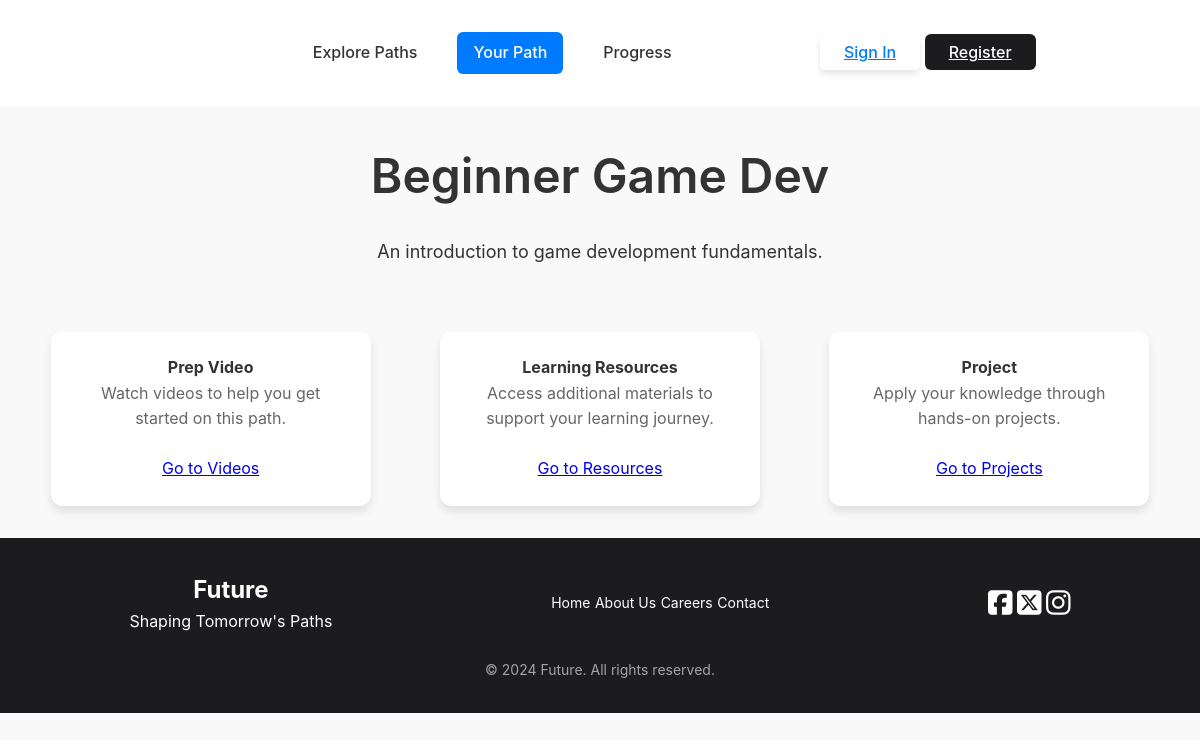
/path/?path_id=1, run on the app's committed database.
### future/models.py (models this page shows, shortened)
class Path(models.Model):
    name = models.CharField(max_length=200)
    description = models.TextField()
    track = models.ForeignKey(Track, on_delete=models.CASCADE, related_name='paths')

### future/views.py (the view)
# urls.py: path('path/', views.view_path_view, name='view_path'),
def view_path_view(request):
    path_id = request.GET.get('path_id')  # Fetch the path ID from query parameters
    if path_id:
        request.session['selected_path_id'] = path_id
    selected_path_id = request.session.get('selected_path_id')
    if selected_path_id:
        path = get_object_or_404(Path, id=selected_path_id)
        return render(request, 'view_path.html', {'path': path})
    else:
        messages.error(request, "Please select a path to proceed.")
        return redirect('home')

### future/templates/view_path.html (shortened to what this page needs)
{% extends "base.html" %}
{% block content %}
<div class="see-the-path" data-color-mode="SDS-light">
    {% if paths %}
        <section class="hero-basic">
            <h1 class="title-2">Available Paths</h1>
            <ul>
                {% for path in paths %}
                    <li>
                        <h2>{{ path.name }}</h2>
                        <p>{{ path.description }}</p>
                        <a href="/path/?path_id={{ path.id }}" class="choose-button">View Path</a>
                    </li>
                {% endfor %}
            </ul>
        </section>
    {% else %}
        <section class="hero-basic">
            <h1 class="title-2">{{ path.name }}</h1>
            <p class="subtitle">{{ path.description }}</p>
        </section>
        <div class="cards">
            <div class="card">
                <h4>Prep Video</h4>
                <p>Watch videos to help you get started on this path.</p>
                <a href="{% url 'dynamic_content' 'videos' %}?path_id={{ path.id }}" class="choose-button">Go to Videos</a>
            </div>
            <div class="card">
                <h4>Learning Resources</h4>
                <p>Access additional materials to support your learning journey.</p>
                <a href="{% url 'dynamic_content' 'resources' %}?path_id={{ path.id }}" class="choose-button">Go to Resources</a>
            </div>
            <div class="card">
                <h4>Project</h4>
                <p>Apply your knowledge through hands-on projects.</p>
                <a href="{% url 'dynamic_content' 'projects' %}?path_id={{ path.id }}" class="choose-button">Go to Projects</a>
            </div>
        </div>
    {% endif %}
</div>
{% endblock content %}

### future/static/styles/style.css (style rules this page uses)
:root { --font-family-sans: "San Francisco", -apple-system, BlinkMacSystemFont, "Segoe UI", Helvetica, Arial, sans-serif; --font-size-large: 18px; --font-size-medium: 16px; --font-size-small: 14px; --spacing-large: 32px; --spacing-medium: 24px; --spacing-small: 16px; --spacing-xsmall: 8px; --radius-small: 6px; --radius-medium: 12px; --color-light-background: #f9f9f9; --color-dark-background: #1c1c1e; --color-light-text: #333333; --color-dark-text: #ffffff; --color-accent: #007aff; --color-border: rgba(0, 0, 0, 0.1); }
* { margin: 0; padding: 0; box-sizing: border-box; }
body { font-family: var(--font-family-sans); font-size: var(--font-size-medium); color: var(--color-light-text); background-color: var(--color-light-background); line-height: 1.6; }
.hero-basic { text-align: center; padding: var(--spacing-large); background-color: var(--color-light-background); }
.hero-basic h1 { font-size: 3rem; font-weight: 600; margin-bottom: var(--spacing-medium); }
.hero-basic p { font-size: var(--font-size-large); color: var(--color-light-text); }
.cards { display: flex; gap: var(--spacing-large); flex-wrap: wrap; justify-content: center; padding: var(--spacing-large); }
.card { width: 320px; padding: var(--spacing-medium); background-color: #ffffff; border-radius: var(--radius-medium); box-shadow: 0px 6px 10px rgba(0, 0, 0, 0.1); text-align: center; transition: transform 0.3s ease, box-shadow 0.3s ease; }
.card p { font-size: var(--font-size-medium); color: #666666; margin-bottom: var(--spacing-medium); }
div { margin: 0 auto; }
p { text-align: center; }

### data on the page
Path: name "Beginner Game Dev", description "An introduction to game development fundamentals."

### other printed values
{{ current_year|default:2024 }} "2024"
